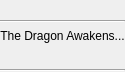
<?xml version="1.0" encoding="UTF-8"?>
<ui version="4.0">
 <class>ConnectionDialog</class>
 <widget class="QDialog" name="ConnectionDialog">
  <property name="windowModality">
   <enum>Qt::ApplicationModal</enum>
  </property>
  <property name="geometry">
   <rect>
    <x>0</x>
    <y>0</y>
    <width>512</width>
    <height>512</height>
   </rect>
  </property>
  <property name="sizePolicy">
   <sizepolicy hsizetype="Fixed" vsizetype="Fixed">
    <horstretch>0</horstretch>
    <verstretch>0</verstretch>
   </sizepolicy>
  </property>
  <property name="minimumSize">
   <size>
    <width>512</width>
    <height>512</height>
   </size>
  </property>
  <property name="maximumSize">
   <size>
    <width>512</width>
    <height>512</height>
   </size>
  </property>
  <property name="windowTitle">
   <string>SilentDragon</string>
  </property>
  <property name="modal">
   <bool>true</bool>
  </property>
  <layout class="QVBoxLayout" name="verticalLayout">
   <property name="sizeConstraint">
    <enum>QLayout::SetFixedSize</enum>
   </property>
   <property name="leftMargin">
    <number>0</number>
   </property>
   <property name="topMargin">
    <number>0</number>
   </property>
   <property name="rightMargin">
    <number>0</number>
   </property>
   <property name="bottomMargin">
    <number>0</number>
   </property>
   <item>
    <widget class="QLabel" name="topIcon">
     <property name="sizePolicy">
      <sizepolicy hsizetype="Expanding" vsizetype="Expanding">
       <horstretch>0</horstretch>
       <verstretch>0</verstretch>
      </sizepolicy>
     </property>
     <property name="text">
      <string notr="true"/>
     </property>
    </widget>
   </item>
   <item>
    <widget class="Line" name="line_2">
     <property name="orientation">
      <enum>Qt::Horizontal</enum>
     </property>
    </widget>
   </item>
   <item>
    <widget class="QLabel" name="status">
     <property name="text">
      <string>The Dragon Awakens...</string>
     </property>
     <property name="alignment">
      <set>Qt::AlignCenter</set>
     </property>
     <property name="wordWrap">
      <bool>true</bool>
     </property>
    </widget>
   </item>
   <item>
    <widget class="QLabel" name="statusDetail">
     <property name="text">
      <string/>
     </property>
     <property name="alignment">
      <set>Qt::AlignCenter</set>
     </property>
    </widget>
   </item>
   <item>
    <widget class="Line" name="line">
     <property name="orientation">
      <enum>Qt::Horizontal</enum>
     </property>
    </widget>
   </item>
  </layout>
 </widget>
 <resources/>
 <connections/>
</ui>
